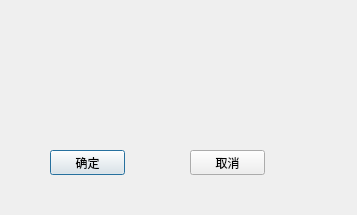
<?xml version="1.0" encoding="UTF-8"?>
<ui version="4.0">
 <class>DeleteGroupDialog</class>
 <widget class="QDialog" name="DeleteGroupDialog">
  <property name="geometry">
   <rect>
    <x>0</x>
    <y>0</y>
    <width>357</width>
    <height>215</height>
   </rect>
  </property>
  <property name="windowTitle">
   <string>Dialog</string>
  </property>
  <widget class="QPushButton" name="confirm">
   <property name="geometry">
    <rect>
     <x>50</x>
     <y>150</y>
     <width>75</width>
     <height>25</height>
    </rect>
   </property>
   <property name="text">
    <string>确定</string>
   </property>
  </widget>
  <widget class="QPushButton" name="cancel">
   <property name="geometry">
    <rect>
     <x>190</x>
     <y>150</y>
     <width>75</width>
     <height>25</height>
    </rect>
   </property>
   <property name="text">
    <string>取消</string>
   </property>
  </widget>
  <widget class="QLabel" name="info">
   <property name="geometry">
    <rect>
     <x>50</x>
     <y>70</y>
     <width>261</width>
     <height>20</height>
    </rect>
   </property>
   <property name="text">
    <string/>
   </property>
  </widget>
 </widget>
 <resources/>
 <connections/>
</ui>
